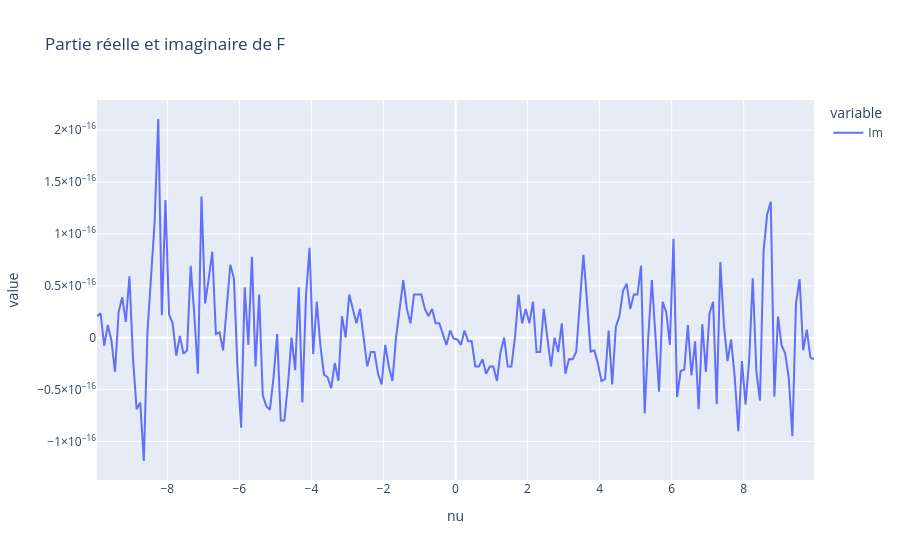

This figure's notebook cell:
### Code cell
fig = px.line(df, x="nu", y=["Im"], title = "Partie réelle et imaginaire de F")
fig.show()

### Figure 1 — Plotly figure (JSON) as saved in the notebook; plotly's stock layout.template omitted (floating-point values rounded to 4 significant figures; data arrays with more than 128 entries replaced by an {"elided": "..."} marker saying what was removed)
{"data": [{"hovertemplate": "variable=Im<br>nu=%{x}<br>value=%{y}<extra></extra>", "legendgroup": "Im", "line": {"color": "#636efa", "dash": "solid"}, "marker": {"symbol": "circle"}, "mode": "lines", "name": "Im", "orientation": "v", "showlegend": true, "type": "scatter", "x": {"elided": "200 float values"}, "xaxis": "x", "y": {"elided": "200 float values"}, "yaxis": "y"}], "layout": {"legend": {"title": {"text": "variable"}, "tracegroupgap": 0}, "title": {"text": "Partie réelle et imaginaire de F"}, "xaxis": {"anchor": "y", "domain": [0, 1], "title": {"text": "nu"}}, "yaxis": {"anchor": "x", "domain": [0, 1], "title": {"text": "value"}}}}
